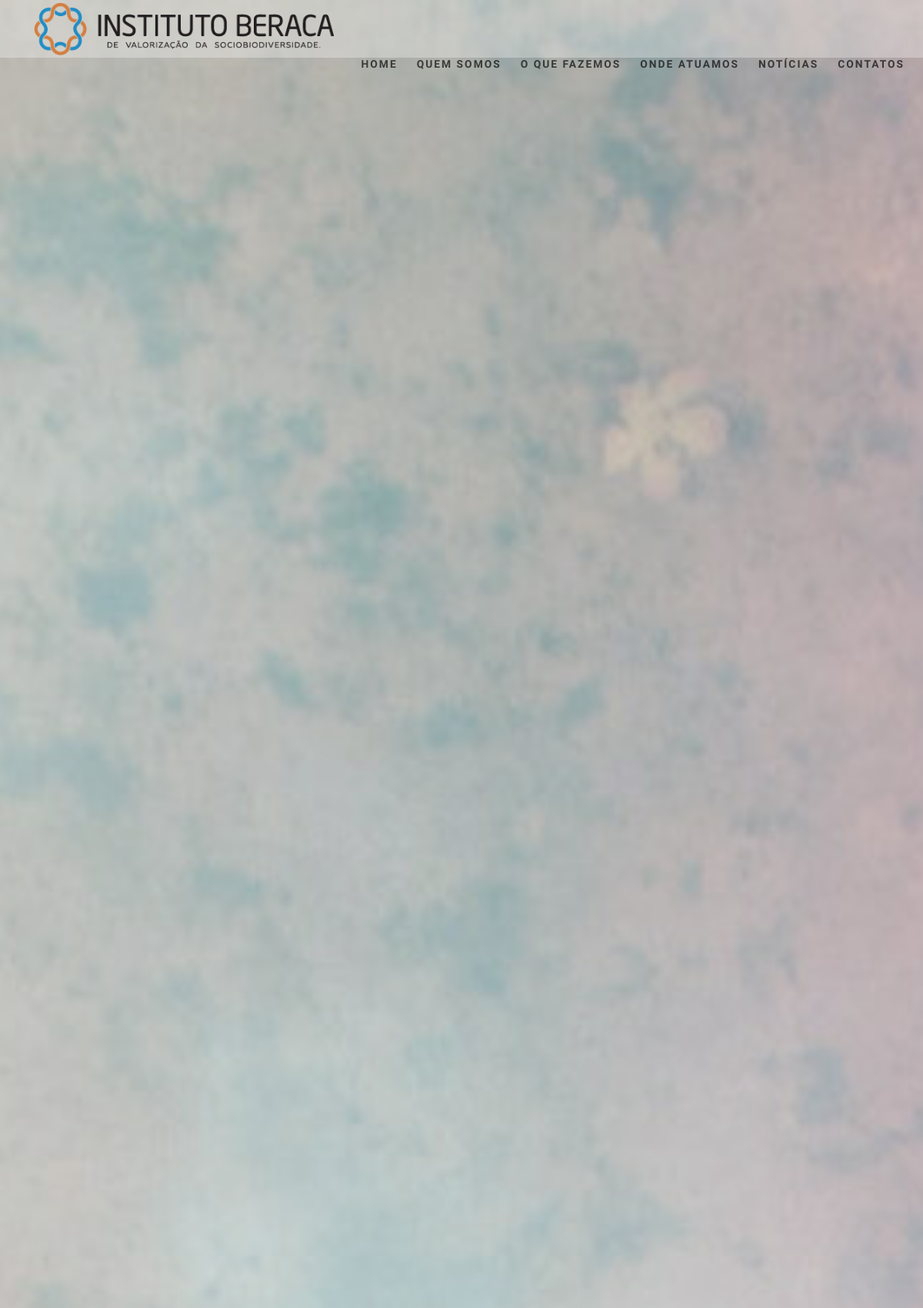
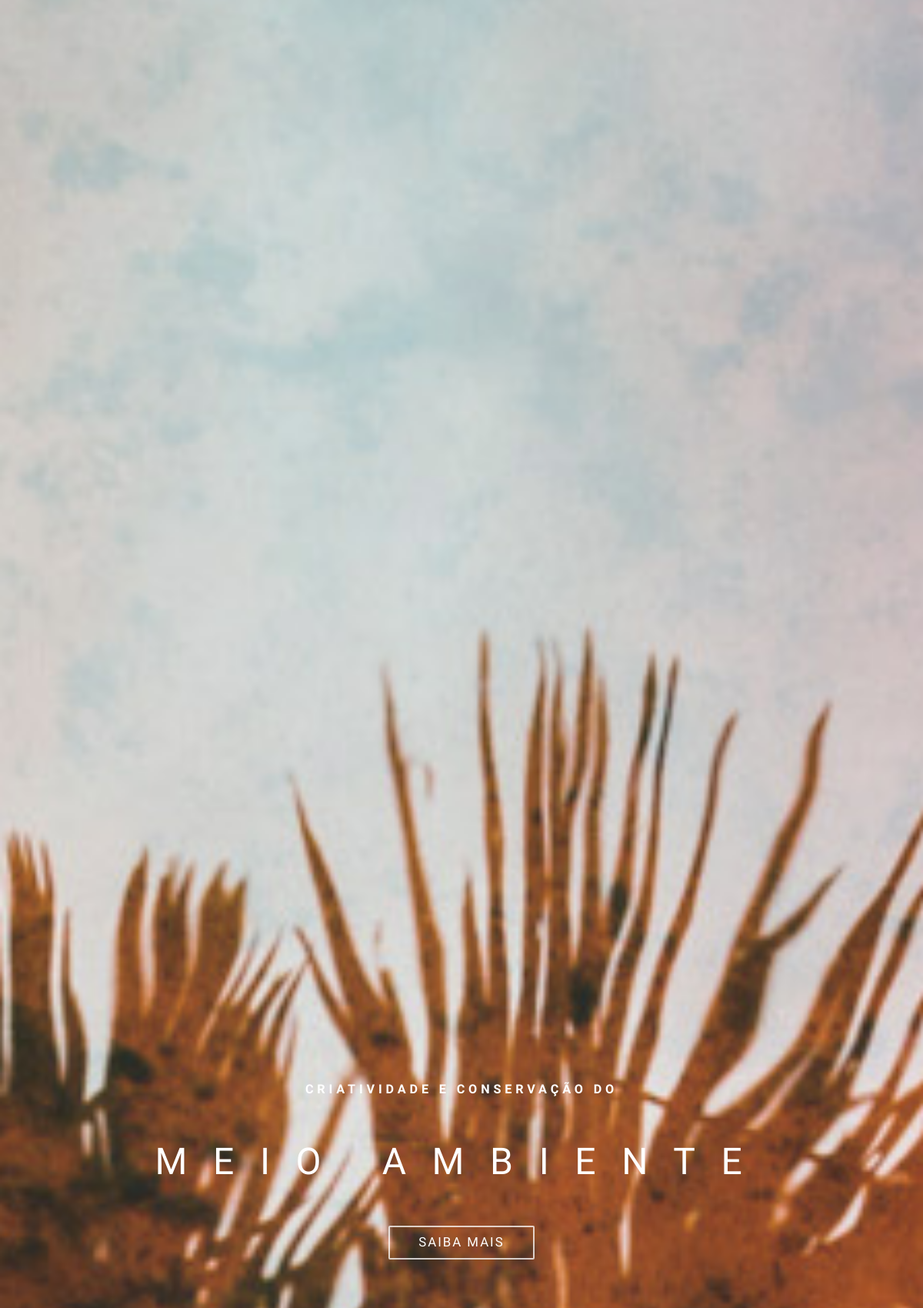
The page / (upper part) on the database its author committed (2 pictures, top to bottom).
### core/models.py (models this page shows, shortened)
class Fullwidth_slider_item(models.Model):
    first_phrase = models.CharField("Primeira frase (menor)", max_length=50, blank=False)
    second_phrase = models.CharField("Segunda frase (em destaque)", max_length=50, blank=False)
    slide_image = models.ImageField("Imagem do slide", upload_to='slide_item/%Y/%m/%d/', blank=False)
    class Meta:
        verbose_name = "Slide"
        verbose_name_plural = "Slides"

### core/views.py (the view, shortened to what this page needs)
# urls.py: url(r'^$', views.Index.as_view(), name='index'),
class Index(FormView):
	template_name = "core/home.html"
	form_class = ContactUs
	success_url = '/'
	def get_context_data(self, **kwargs):
		context = super(Index, self).get_context_data(**kwargs)
		context.update({
			'slide_itens': Fullwidth_slider_item.objects.all(),
			'posts': BlogPost.objects.all().order_by('-date')[:3],
			'services': ServiceItem.objects.all().order_by('-date')[:5],
			'tabs': ServiceItem.objects.all().order_by('-date')[:5],
		})
		return context

### core/templates/core/home.html (shortened to what this page needs)
{% extends 'core/base.html' %}
{% block content %}
  {% block slider %}
    {% include 'core/partials/fullwidth_slider.html' %}
  {% endblock slider %}
  {% block navigation %}
    {% include 'core/partials/navpanel.html' %}
  {% endblock navigation %}
{% endblock content %}

### core/templates/core/partials/fullwidth_slider.html
{% load staticfiles %}
<div class="home-section fullwidth-slider-fade bg-dark" id="home">
  {% for slide in slide_itens %}
  <section class="home-section bg-scroll bg-dark-lighter" data-background="{{slide.slide_image.url}}">
      <div class="js-height-full container">
          <div class="home-content">
              <div class="home-text">
                  <h1 class="hs-line-8 no-transp font-alt mb-50 mb-xs-30">
                      {{slide.first_phrase}}
                  </h1>
                  <h2 class="hs-line-14 font-alt mb-50 mb-xs-30">
                      {{slide.second_phrase}}
                  </h2>
                  <div class="local-scroll">
                      <a href="#about" class="btn btn-mod btn-border-w btn-medium btn-round hidden-xs">Saiba mais</a>
                    </div>
              </div>
          </div>
      </div>
  </section>
  {% endfor %}
</div>

### rows shown on the page
Fullwidth_slider_item: first_phrase "CRIATIVIDADE E CONSERVAÇÃO DO", second_phrase "MEIO AMBIENTE"
